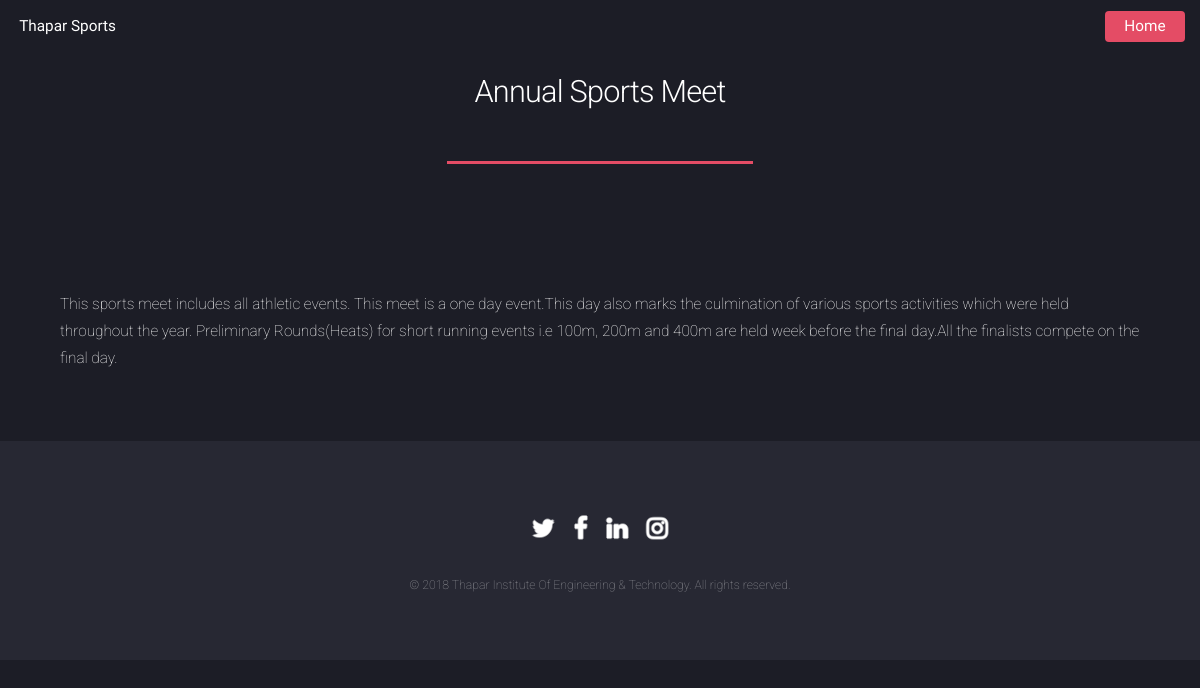
The app's page /eventlist/4/ with its own data.
### tw/models.py (models this page shows, shortened)
class Post(models.Model):
    title=models.CharField(max_length=200)
    image=models.FileField(null=True,blank=True)
    name = models.CharField(max_length=200,default=" ")
    timestamp=models.DateTimeField(auto_now=False,auto_now_add=True)
    content=models.TextField(null=True)
    side=models.TextField(null=True)

### tw/views.py (the view)
# urls.py: url(r'^eventlist/(?P<Post_id>[0-9]+)/$', views.detail, name='detail'),
def detail(request, Post_id):
    try:
        post= Post.objects.get(pk=Post_id)
    except Post.DoesNotExist:
        raise Http404("Post Does Not Exist")
    return render(request,'tw/detail.html',{'post':post})

### tw/templates/tw/detail.html (shortened to what this page needs)
{% load staticfiles %}
{% block content %}
<!DOCTYPE HTML>
<html>
	<head>
		<link rel="stylesheet" href="{% static  'css/main.css' %}" />
		<link rel="stylesheet" href="{% static  'css/ie9.css' %}" />
		<link rel="stylesheet" href="{% static  'css/ie8.css' %}" />
	</head>
	<body class="landing">
		<div id="page-wrapper">
				<header id="header"  style="font-family:'Assistant'">
					<h1 id="logo"><a href="/">Thapar Sports</a></h1>
					<nav id="nav" style="font-family:'Assistant'">
						<ul>
							<li><a href="/" class="button special">Home</a></li>
						</ul>
					</nav>
				</header>
				<div id="main" class="wrapper style1">
					<div class="container">
						<header class="major">
							<h2>{{post.title}}</h2>
						</header>
							<section id="content">
								<a href="#" class="image fit"><img src="{{post.image.url}}" alt="" /></a><br>
								<p>{{post.content}}</p>
							</section>
					</div>
				</div>
				<footer id="footer">
					<ul class="icons">
						<li><a href="https://twitter.com/TU_Patiala" class="icon alt fa-twitter"><span class="label">Twitter</span></a></li>
						<li><a href="https://www.facebook.com/officialTIET/" class="icon alt fa-facebook"><span class="label">Facebook</span></a></li>
						<li><a href="https://www.linkedin.com/school/485592/" class="icon alt fa-linkedin"><span class="label">LinkedIn</span></a></li>
						<li><a href="https://www.instagram.com/tietofficial/" class="icon alt fa-instagram"><span class="label">Instagram</span></a></li>
					</ul>
					<ul class="copyright">
						<li>&copy; 2018 Thapar Institute Of Engineering & Technology. All rights reserved.</li>
					</ul>
				</footer>
		</div>
	</body>
</html>
{% endblock %}

### tw/static/css/ie9.css (style rules this page uses)
body.landing:before, body.landing:after { display: none !important; }
.icon.alt { color: inherit !important; }
#footer .icons .icon.alt:before { color: #ffffff !important; }

### tw/static/css/ie8.css (style rules this page uses)
body { color: #ffffff; }
body, html, #page-wrapper { height: 100%; }
input[type="submit"], input[type="reset"], input[type="button"], .button { border: solid 1px #ffffff !important; }
input[type="submit"].special, input[type="reset"].special, input[type="button"].special, .button.special { border: 0 !important; }
#header { background: #272833; }
a { outline:0; }

### records on screen
Post: title "Annual Sports Meet", content "This sports meet includes all athletic events. This meet is a one day event.This day also marks the culmination of various sports activities which were held throughout the year. Preliminary Rounds(Heats) for short running events i.e 100m, 200m and 400m are held week before the final day.All the finalists compete on the final day."
